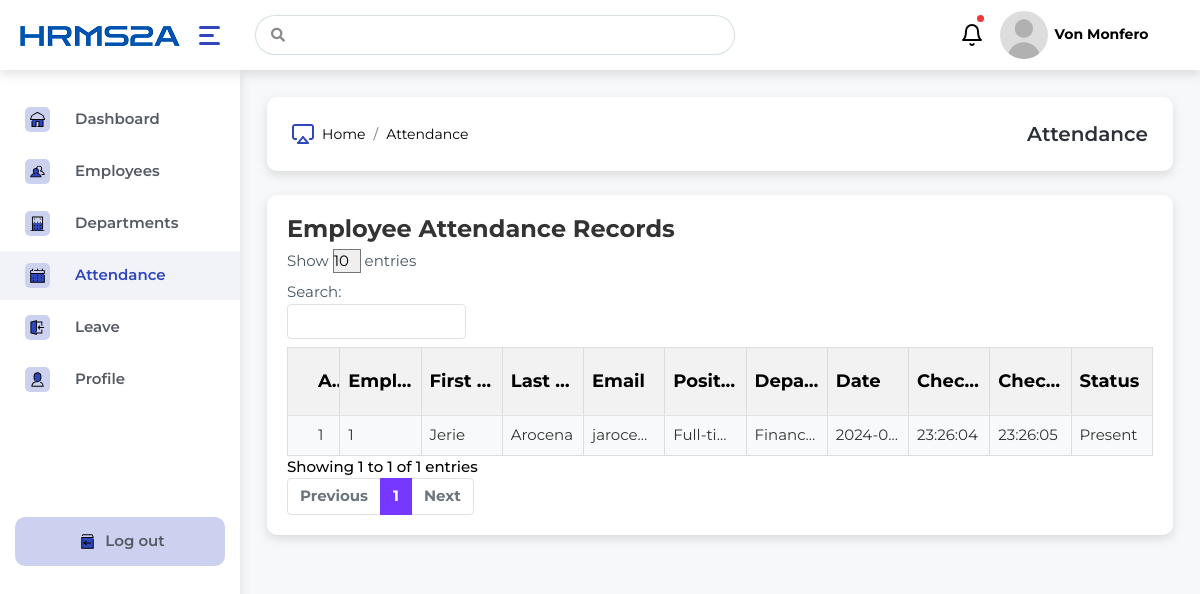
The page /attendance.php (signed in) on the database its author committed.
### tables this page shows
CREATE TABLE `attendance` (
  `attendanceId` int(11) NOT NULL,
  `employeeId` int(11) DEFAULT NULL,
  `userId` int(11) DEFAULT NULL,
  `date` date NOT NULL,
  `status` varchar(255) NOT NULL,
  `checkInTime` time NOT NULL,
  `checkOutTime` time NOT NULL
);

CREATE TABLE `employee` (
  `employeeId` int(11) NOT NULL,
  `firstName` varchar(255) NOT NULL,
  `lastName` varchar(255) NOT NULL,
  `email` varchar(255) NOT NULL,
  `positionName` varchar(255) NOT NULL,
  `departmentName` varchar(255) NOT NULL,
  `dateOfHire` date NOT NULL,
  `status` varchar(255) NOT NULL
);

### attendance.php (the view, shortened to what this page needs)
<?php
include 'connect.php';
$firstName = $_SESSION['firstName'];
$lastName = $_SESSION['lastName'];
$attendanceRecords = [];
$selectQuery = "
    SELECT
        a.attendanceId,
        u.employeeId,
        u.firstName,
        u.lastName,
        u.email,
        u.positionName,
        u.departmentName,
        a.date,
        a.checkInTime,
        a.checkOutTime,
        a.status
    FROM
        attendance a
    JOIN
        employee u
    ON
        a.employeeId = u.employeeId";
$result = $conn->query($selectQuery);
if ($result->num_rows > 0) {
  while ($row = $result->fetch_assoc()) {
    $attendanceRecords[] = $row;
  }
}
?>
<!DOCTYPE html>
<html lang="en">
<head>
  <link rel="stylesheet" href="assets/css/bootstrap.min.css" />
  <link rel="stylesheet" href="assets/plugins/fontawesome/css/fontawesome.min.css" />
  <link rel="stylesheet" href="assets/plugins/fontawesome/css/all.min.css" />
  <link rel="stylesheet" href="assets/css/bootstrap-datetimepicker.min.css" />
  <link rel="stylesheet" href="assets/plugins/fullcalendar/fullcalendar.min.css" />
  <link rel="stylesheet" href="assets/css/style.css" />
  <link rel="stylesheet" href="https://cdn.datatables.net/2.0.8/css/dataTables.bootstrap5.min.css">
</head>
<body>
  <div class="main-wrapper">
    <div class="header">
      <div class="header-left">
        <a href="dashboard.php" class="logo">
          <img src="assets/img/hrlogo.png" alt="Logo" />
        </a>
        <a href="javascript:void(0);" id="toggle_btn">
          <span class="bar-icon">
            <span></span>
            <span></span>
            <span></span>
          </span>
        </a>
      </div>
      <div class="top-nav-search">
        <form>
          <input type="text" class="form-control" placeholder="" />
          <button class="btn" type="submit">
            <i class="fas fa-search"></i>
          </button>
        </form>
      </div>
      <ul class="nav user-menu">
        <li class="nav-item dropdown">
          <a href="#" class="dropdown-toggle nav-link pr-0" data-toggle="dropdown">
            <i data-feather="bell"></i> <span class="badge badge-pill"></span>
          </a>
        </li>
        <li class="nav-item dropdown has-arrow main-drop">
          <a href="#" class="dropdown-toggle nav-link" data-toggle="dropdown">
            <span class="user-img">
              <img src="assets/img/user.jpg" alt="" />
            </span>
            <span><?php echo $firstName . " " . $lastName; ?></span>
          </a>
        </li>
      </ul>
    </div>
    <div class="sidebar" id="sidebar">
      <div class="sidebar-inner slimscroll">
        <div class="sidebar-contents">
          <div id="sidebar-menu" class="sidebar-menu">
            <ul>
              <li>
                <a href="dashboard.php"><img src="assets/img/home.svg" alt="sidebar_img" />
                  <span>Dashboard</span></a>
              </li>
              <li>
                <a href="employee.php"><img src="assets/img/employee.svg" alt="sidebar_img" /><span>
                    Employees</span></a>
              </li>
              <li>
                <a href="company.php"><img src="assets/img/company.svg" alt="sidebar_img" />
                  <span> Departments</span></a>
              </li>
              <li class="active">
                <a href="attendance.php"><img src="assets/img/calendar.svg" alt="sidebar_img" />
                  <span>Attendance</span></a>
              </li>
              <li>
                <a href="leave.php"><img src="assets/img/leave.svg" alt="sidebar_img" />
                  <span>Leave</span></a>
              </li>
              <li>
                <a href="profile.php"><img src="assets/img/profile.svg" alt="sidebar_img" />
                  <span>Profile</span></a>
              </li>
            </ul>
            <ul class="logout">
              <li>
                <a href="logout.php" onclick="return confirmLogout();"><img src="assets/img/logout.svg"
                    alt="sidebar_img"><span>Log out</span></a>
              </li>
            </ul>
          </div>
        </div>
      </div>
    </div>
    <div class="page-wrapper calendar_page">
      <div class="content container-fluid">
        <div class="row">
          <div class="col-xl-12 col-sm-12 col-12 mb-4">
            <div class="breadcrumb-path">
              <ul class="breadcrumb">
                <li class="breadcrumb-item">
                  <a href="/home/dashboard.html"><img src="./assets/img/dash.png" class="mr-2"
                      alt="breadcrumb" />Home</a>
                </li>
                <li class="breadcrumb-item active">Attendance</li>
              </ul>
              <h3>Attendance</h3>
            </div>
          </div>
        </div>
        <div class="row">
          <div class="col-xl-12 col-lg-8 col-md-12">
            <div class="card">
              <div class="card-body">
                <h2 class="page-title">Employee Attendance Records</h2>
                <div class="table-responsive">
                  <table class="table table-bordered table-striped" id="tableEmployee">
                    <thead>
                      <tr>
                        <th>Attendance ID</th>
                        <th>Employee ID</th>
                        <th>First Name</th>
                        <th>Last Name</th>
                        <th>Email</th>
                        <th>Position</th>
                        <th>Department</th>
                        <th>Date</th>
                        <th>Check-in Time</th>
                        <th>Check-out Time</th>
                        <th>Status</th>
                      </tr>
                    </thead>
                    <tbody>
                      <?php if (count($attendanceRecords) > 0): ?>
                        <?php foreach ($attendanceRecords as $record): ?>
                          <tr>
                            <td><?php echo htmlspecialchars($record['attendanceId']); ?></td>
                            <td><?php echo htmlspecialchars($record['employeeId']); ?></td>
                            <td><?php echo htmlspecialchars($record['firstName']); ?></td>
                            <td><?php echo htmlspecialchars($record['lastName']); ?></td>
                            <td><?php echo htmlspecialchars($record['email']); ?></td>
                            <td><?php echo htmlspecialchars($record['positionName']); ?></td>
                            <td><?php echo htmlspecialchars($record['departmentName']); ?></td>
                            <td><?php echo htmlspecialchars($record['date']); ?></td>
                            <td><?php echo htmlspecialchars($record['checkInTime']); ?></td>
                            <td><?php echo htmlspecialchars($record['checkOutTime']); ?></td>
                            <td><?php echo htmlspecialchars($record['status']); ?></td>
                          </tr>
                        <?php endforeach; ?>
                      <?php else: ?>
                        <td colspan="11">No attendance records found.</td>
                      <?php endif; ?>
                    </tbody>
                  </table>
                </div>
              </div>
            </div>
          </div>
</body>
</html>

### rows shown on the page
attendance: attendanceId "1", employeeId.employeeId "1", employeeId.firstName "Jerie", employeeId.lastName "Arocena", employeeId.email "jaroce…", employeeId.positionName "Full-ti…", employeeId.departmentName "Financ…", date "2024-0…", checkInTime "23:26:04", checkOutTime "23:26:05", status "Present"

### other values the page prints
$firstName "Von"
$lastName "Monfero"
